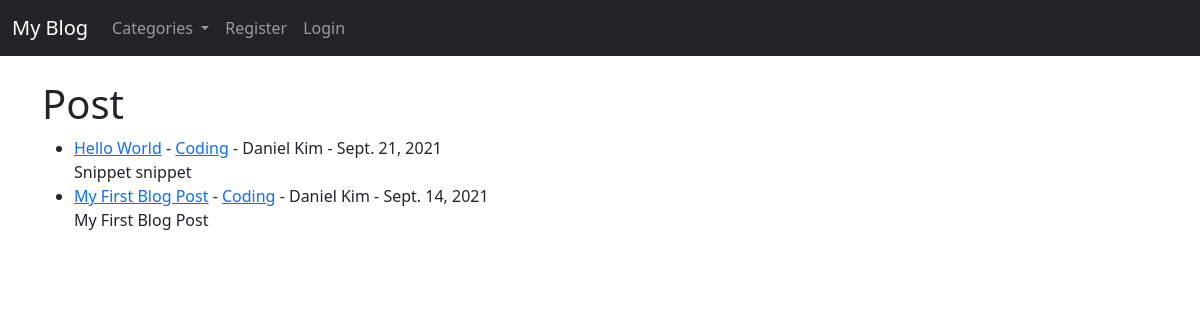
The page / on the database its author committed.
### blog/models.py (models this page shows, shortened)
class Post(models.Model):
    title = models.CharField(max_length=255)
    header_image = models.ImageField(null=True, blank=True, upload_to="images/")
    title_tag = models.CharField(max_length=255)
    author = models.ForeignKey(User, on_delete=models.CASCADE)
    body = RichTextField(blank=True, null=True)
    post_date = models.DateField(auto_now_add=True)
    category = models.CharField(max_length=255, default='coding')
    snippet = models.CharField(max_length=255)
    likes = models.ManyToManyField(User, related_name='blog_posts')

### blog/views.py (the view)
# urls.py: path('', HomeView.as_view(), name="home"),
class HomeView(ListView):
    model = Post
    template_name = 'home.html'
    ordering = ['-post_date']
    def get_context_data(self, *args, **kwargs):
        cat_menu = Category.objects.all()
        context = super(HomeView, self).get_context_data(*args, **kwargs)
        context["cat_menu"] = cat_menu
        return context

### blog/models.py (called while the page is built)
    def __str__(self):
        return self.name

### blog/templates/home.html (shortened to what this page needs)
{% extends 'base.html' %}
{% block content %}
<h1>Post</h1>
<ul>
{% for post in object_list %}
    <li><a href="{% url 'article-detail' post.pk %}">{{ post.title }}</a>
        - <a href="{% url 'category' post.category|slugify %}">{{ post.category }}</a>
        - {{ post.author.first_name }}
        {{ post.author.last_name }}
        - {{ post.post_date }}  <br/>
        {{ post.snippet }}</li>
{% endfor %}
</ul>
{% endblock %}

### rows shown on the page
Post: title "Hello World", category "Coding", author.first_name "Daniel", author.last_name "Kim", post_date "Sept. 21, 2021", snippet "Snippet snippet"
Post: title "My First Blog Post", category "Coding", author.first_name "Daniel", author.last_name "Kim", post_date "Sept. 14, 2021", snippet "My First Blog Post"
